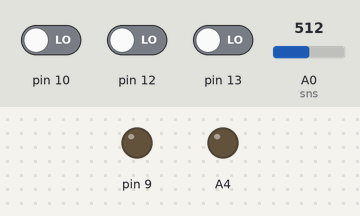
The sketch below on a simulated Arduino Uno, built with avr-gcc and run on an emulated ATmega328P. On the bench: output pins drawn as LEDs (lit = HIGH). Inputs (shaded band) come from the test bench; at power-on: pin 13 LOW, pin 10 LOW, pin 12 LOW, A0 (sns) = 512.

Above: at 1.2 s.
1.3 s: pin 13 driven HIGH
At 1.9 s:
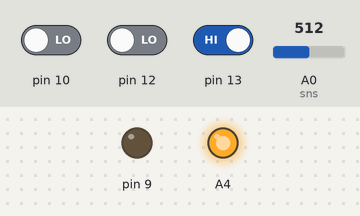
Timing chart, 0 to 4.3 s (numbered marks = the images above; inputs shaded):
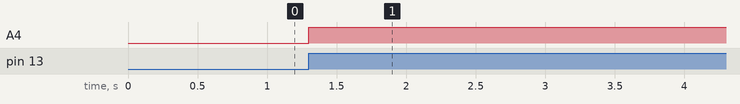

Measured:
- after the input at 1.3 s, A4: LOW → HIGH at once

The sketch:

gdc2000.ino
```cpp
bool up = false;
bool dn = up;
int sns = A0;
int l1 = 11;
int l0 = 10;
void setup() {

pinMode(9, OUTPUT);
pinMode(A0, INPUT);
pinMode(A4, OUTPUT);
}

void loop() {
  pinMode(9, OUTPUT);
  if (analogRead(sns) != 500)
  {
  if (dn == true)
      {
        for (int i = 0; i< 2000; i++)
        {
          if (digitalRead(l1) != true)
          {
            digitalWrite(9, HIGH);
            delayMicroseconds(1000);
            digitalWrite(9, LOW);
            delay(50);
            digitalWrite(9, HIGH);
            delayMicroseconds(1000);
            digitalWrite(9, LOW);
            delay(50);
            digitalWrite(9, HIGH);
            delayMicroseconds(1000);
            digitalWrite(9, LOW);
            delay(50);
          }
        }
        dn = false;
      }

    if (digitalRead(13) == HIGH)
      {
        up = true;
      }
    if ((dn != false) || (up == true))
      {
        digitalWrite(A4, HIGH);
      }

      if (digitalRead(12) == HIGH)
      {
        dn = true;
      }
      if (up == true)
      {
        for (int i = 0; i< 2000; i++)
        {
          if (digitalRead(10) == false)
          {
            digitalWrite(9, HIGH);
            delayMicroseconds(2000);
            digitalWrite(9, LOW);
            delay(50);
            digitalWrite(9, HIGH);
            delayMicroseconds(2000);
            digitalWrite(9, LOW);
            delay(50);
            digitalWrite(9, HIGH);
            delayMicroseconds(2000);
            digitalWrite(9, LOW);
            delay(50);
          }

        }
        up = false;
      }
  }
}
```
